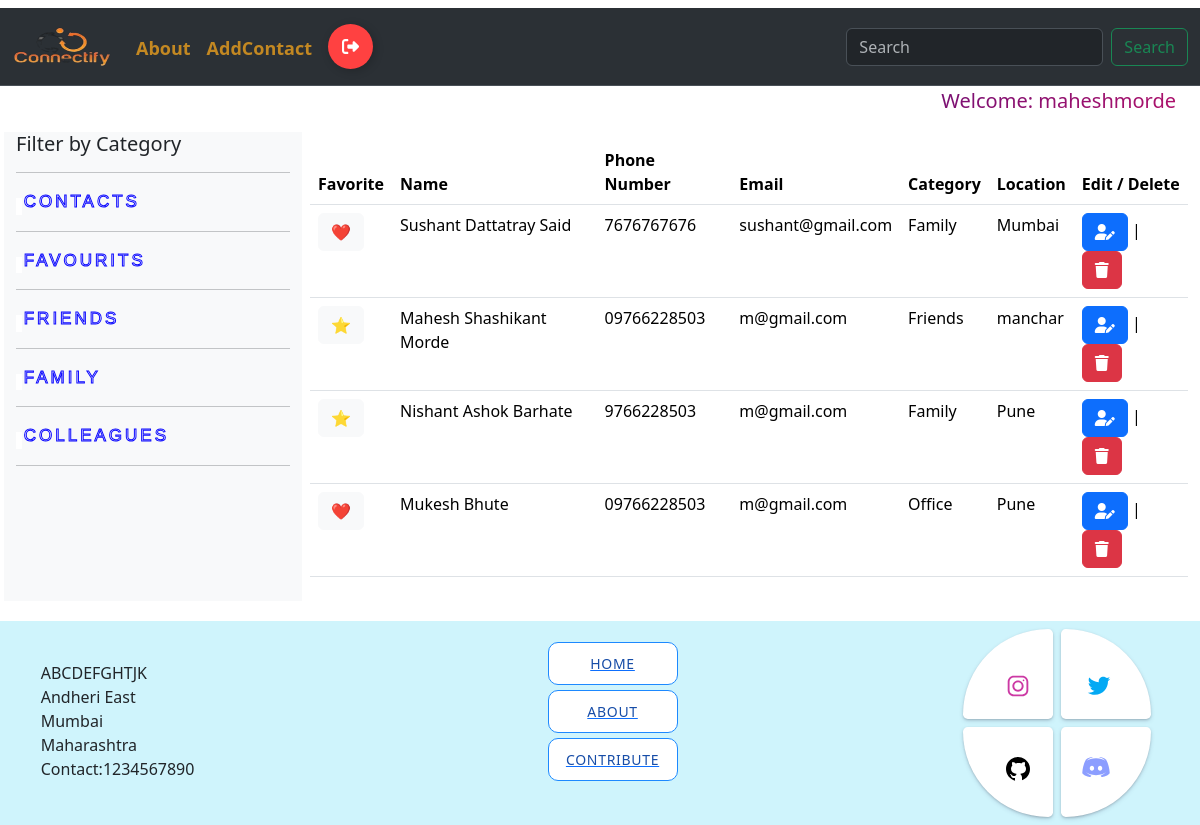
Page /home (signed in) on the committed database.
### connect/models.py (models this page shows, shortened)
class Contact(models.Model):
    cat_choice = [
        (1, "Friends"),
        (2, "Family"),
        (3, "Office")
    ]
    name = models.CharField(max_length=255, verbose_name="Name")
    phone_number = models.CharField(max_length=20, verbose_name="Phon Number")
    email = models.EmailField()
    addtoFva = models.BooleanField(default=False)
    category = models.IntegerField(choices=cat_choice, blank=True)
    location = models.CharField(max_length=255)
    uname = models.CharField(max_length=255)

### connect/views.py (the view)
# urls.py: 2. Add a URL to urlpatterns:  path('', views.home, name='home')
def home(request):
    c = Contact.objects.filter(uname=request.user.username)
    context = {'contact': c}
    return render(request, "home.html", context)

### connect/templates/home.html (shortened to what this page needs)
{% extends "base.html" %}
{% block 'main' %}
<head>
</head>
<div class="row p-3">
    <div class="col-md-3 bg-light" style="min-height: 55vh; max-height: auto;">
        <h5>
            Filter by Category
        </h5>
        <hr>
        <a href="/home"><button class="button" data-text="Awesome">
            <span class="actual-text">&nbsp;Contacts&nbsp;</span>
            <span aria-hidden="true" class="hover-text">&nbsp;Contacts&nbsp;</span>
        </button></a> <hr>
        <a href="../../send/fav"><button class="button" data-text="Awesome">
            <span class="actual-text">&nbsp;Favourits&nbsp;</span>
            <span aria-hidden="true" class="hover-text">&nbsp;Favourits&nbsp;</span>
        </button></a> <hr>
        <a href="../../send/1"><button class="button" data-text="Awesome">
            <span class="actual-text">&nbsp;Friends&nbsp;</span>
            <span aria-hidden="true" class="hover-text">&nbsp;Friends&nbsp;</span>
        </button></a> <hr>
        <a href="../../send/2"><button class="button" data-text="Awesome">
            <span class="actual-text">&nbsp;Family&nbsp;</span>
            <span aria-hidden="true" class="hover-text">&nbsp;Family&nbsp;</span>
        </button></a> <hr>
        <a href="../../send/3"><button class="button" data-text="Awesome">
            <span class="actual-text">&nbsp;Colleagues&nbsp;</span>
            <span aria-hidden="true" class="hover-text">&nbsp;Colleagues&nbsp;</span>
        </button></a> <hr>
    </div>
    <div class="col-md-9 p-2">
        <table class="table">
            <thead>
                <tr>
                    <th>Favorite</th>
                    <th>Name</th>
                    <th>Phone Number</th>
                    <th>Email</th>
                    <th>Category</th>
                    <th>Location</th>
                    <th>Edit / Delete</th>
                </tr>
            </thead>
            <tbody>
                {% for c in contact %}
                    <tr>
                        <td>
                            {% if c.addtoFva %}
                                <button class="btn btn-light toggle-favorite" data-contact-id="{{ c.id }}">❤️</button>
                            {% else %}
                                <button class="btn btn-light toggle-favorite" data-contact-id="{{ c.id }}">⭐️</button>
                            {% endif %}
                        </td>
                        <td>{{ c.name }}</td>
                        <td>{{ c.phone_number }}</td>
                        <td>{{ c.email }}</td>
                        <td>{{ c.get_category_display }}</td>
                        <td>{{ c.location }}</td>
                        <td>
                            <a href="../edit_contact/{{c.id}}" ><button class="btn btn-primary"><i class="fa-solid fa-user-pen"></i></button></a> |
                            <a href="../delete_contact/{{c.id}}" ><button class="btn btn-danger"><i class="fa-solid fa-trash"></i></button></a>
                        </td>
                    </tr>
                {% endfor %}
            </tbody>
        </table>
    </div>
</div>
{% endblock 'main' %}

### connect/templates/base.html
{% include "header.html" %}
<head><script src="https://code.jquery.com/jquery-3.6.4.min.js"></script></head>
<link rel="stylesheet" href="https://cdnjs.cloudflare.com/ajax/libs/font-awesome/4.7.0/css/font-awesome.min.css">
{% block 'main' %}
{% endblock 'main' %}
{% include "footer.html" %}

### connect/templates/header.html (shortened to what this page needs)
{% load static %}
<!DOCTYPE html>
<html lang="en">
<head>
    <link rel = "stylesheet" href="{% static 'css/bootstrap.min.css' %}">
    <link rel="stylesheet" href="https://cdn.jsdelivr.net/npm/bootstrap-icons@1.11.2/font/bootstrap-icons.min.css">
    <link rel="stylesheet" href="https://cdnjs.cloudflare.com/ajax/libs/font-awesome/6.0.0/css/all.min.css"
/>
</head>
<body>
  <div class="con">
    <div class="row">
        <div class="col-md-12 mt-2">
            <nav class="navbar navbar-expand-lg bg-body-tertiary navbar bg-dark border-bottom border-body" data-bs-theme="dark">
                <div class="container-fluid">
                  <a class="navbar-brand" href="/home"><img src="{% static 'images/app_crop_logo.png' %}" style="height: 40px; width: 100px;"></a>
                  <div class="collapse navbar-collapse" id="navbarSupportedContent">
                    <ul class="navbar-nav me-auto mb-2 mb-lg-0">
                      <li class="nav-item">
                        <a class="nav-link" href="{% url 'about' %}" style="font-weight: bold; font-size: large; margin-top: 11px; color: #c38822;">About</a>
                      </li>
                    <li class="nav-item">
                      <a class="nav-link" href="{% url 'add_contact' %}" style="font-weight: bold; font-size: large; margin-top: 11px; color: #c38822;">AddContact</a>
                    </li>
                    {% if user.is_authenticated %}
                    <li class="nav-item">
                      <a class="nav-link" href="/logout">
                        <button class="Btn-logout">
                          <div class="sign"></div>
                        </button>
                      </a>
                    </li>
                    {% endif %}
                    </ul>
                    <form class="d-flex" role="search" method="get" action="{% url 'search_contact' %}">
                      <input class="form-control me-2" name="searchfield" type="search" placeholder="Search" aria-label="Search">
                      <button class="btn btn-outline-success" type="submit">Search</button>
                    </form>
                  </div>
                </div>
              </nav>
        </div>
    </div>
</div>
<a style="margin-right: 2%; text-align: right; display: block; margin-left: auto;" class="animate-charcter">Welcome: {{ request.user.username }}</a>
</body>
</html>

### connect/templates/footer.html (shortened to what this page needs)
<!DOCTYPE html>
<html lang="en">
<head>
    <link rel="stylesheet" href="https://cdn.jsdelivr.net/npm/bootstrap-icons@1.11.2/font/bootstrap-icons.min.css">
    <link rel="stylesheet" href="../static/css/style.css">
</head>
<body>
    <div class="row bg-info-subtle mt-1">
        <div class="col-md-3 p-3" style="margin-left: 3%;">
          <br>
            ABCDEFGHTJK<br>
            Andheri East<br>
            Mumbai<br>
            Maharashtra<br>
            Contact:1234567890
        </div>
        <div class="col-md-3 p-3" style="margin-left: 16%;">
            <a href="../home"><button class="btn-shine">
                <span>Home</span>
            </button></a>
            <a href="../about"><button class="btn-shine">
                <span>About</span>
            </button></a>
            <a href="../contrib"><button class="btn-shine">
                <span>Contribute</span>
            </button></a>
        </div>
        <div class="col-md-2 p-2" style="margin-left: 10%;">
          <div class="main">
            <div class="up">
              <button class="card1">
              </button>
              <button class="card2">
              </button>
            </div>
            <div class="down">
              <button class="card3">
              </button>
              <button class="card4">
              </button>
            </div>
          </div>
        </div>
    </div>
</body>
</html>

### connect/templates/header.html (style rules this page uses)
.animate-charcter { background-image: linear-gradient( -225deg, #231557 0%, #44107a 29%, #ff1361 67%, #fff800 100% ); background-size: auto auto; background-clip: border-box; background-size: 200% auto; color: #fff; background-clip: text; -webkit-text-fill-color: transparent; -webkit-background-clip: text; -webkit-text-fill-color: transparent; animation: textclip 2s linear infinite; display: inline-block; font-size: 20px; }
.Btn-logout { display: flex; align-items: center; justify-content: flex-start; width: 45px; height: 45px; border: none; border-radius: 50%; cursor: pointer; position: relative; overflow: hidden; transition-duration: .3s; box-shadow: 2px 2px 10px rgba(0, 0, 0, 0.199); background-color: rgb(255, 65, 65); }
.sign { width: 100%; transition-duration: .3s; display: flex; align-items: center; justify-content: center; }
.sign svg { width: 17px; }

### connect/templates/home.html (style rules this page uses)
.button { margin: 0; height: auto; background: transparent; padding: 0; border: none; cursor: pointer; }
.button { --border-right: 6px; --text-stroke-color: rgba(4, 0, 255, 0.965); --animation-color: #ffffff; --fs-size: 2em; letter-spacing: 3px; text-decoration: none; font-size: var(--fs-size); font-family: "Arial"; position: relative; text-transform: uppercase; color: transparent; -webkit-text-stroke: 1px var(--text-stroke-color); font-size: 17px }
.hover-text { position: absolute; box-sizing: border-box; content: attr(data-text); color: var(--animation-color); width: 0%; inset: 0; border-right: var(--border-right) solid var(--animation-color); overflow: hidden; transition: 0.5s; -webkit-text-stroke: 1px var(--animation-color); margin-top:9px; }

### connect/templates/footer.html (style rules this page uses)
.main { display: flex; flex-direction: column; gap: 0.5em; }
.up { display: flex; flex-direction: row; gap: 0.5em; }
.down { display: flex; flex-direction: row; gap: 0.5em; }
.card1 { width: 90px; height: 90px; outline: none; border: none; background: white; border-radius: 90px 5px 5px 5px; box-shadow: rgba(50, 50, 93, 0.25) 0px 2px 5px -1px, rgba(0, 0, 0, 0.3) 0px 1px 3px -1px; transition: .2s ease-in-out; }
.instagram { margin-top: 1.5em; margin-left: 1.2em; fill: #cc39a4; }
.card2 { width: 90px; height: 90px; outline: none; border: none; background: white; border-radius: 5px 90px 5px 5px; box-shadow: rgba(50, 50, 93, 0.25) 0px 2px 5px -1px, rgba(0, 0, 0, 0.3) 0px 1px 3px -1px; transition: .2s ease-in-out; }
.twitter { margin-top: 1.5em; margin-left: -.9em; fill: #03A9F4; }
.card3 { width: 90px; height: 90px; outline: none; border: none; background: white; border-radius: 5px 5px 5px 90px; box-shadow: rgba(50, 50, 93, 0.25) 0px 2px 5px -1px, rgba(0, 0, 0, 0.3) 0px 1px 3px -1px; transition: .2s ease-in-out; }
.github { margin-top: -.6em; margin-left: 1.2em; }
.card4 { width: 90px; height: 90px; outline: none; border: none; background: white; border-radius: 5px 5px 90px 5px; box-shadow: rgba(50, 50, 93, 0.25) 0px 2px 5px -1px, rgba(0, 0, 0, 0.3) 0px 1px 3px -1px; transition: .2s ease-in-out; }
.discord { margin-top: -.9em; margin-left: -1.2em; fill: #8c9eff; }
.btn-shine { position: relative; width: 130px; margin: 5px; padding: 10px 22px; outline: none; text-decoration: none; display: flex; justify-content: center; align-items: center; cursor: pointer; text-transform: uppercase; background-color: #fff; border: 1px solid rgba(22, 76, 167, 0.6); border-radius: 10px; color: #1d89ff; font-weight: 400; font-family: inherit; z-index: 0; overflow: hidden; transition: all 0.3s cubic-bezier(0.02, 0.01, 0.47, 1); }
.btn-shine span { color: #164ca7; font-size: 14px; font-weight: 500; letter-spacing: 0.7px; }
.btn-shine { border: 1px solid; overflow: hidden; position: relative; }
.btn-shine span { z-index: 20; }
.btn-shine:after { background: #38ef7d; content: ""; height: 155px; left: -75px; opacity: 0.4; position: absolute; top: -50px; transform: rotate(35deg); transition: all 550ms cubic-bezier(0.19, 1, 0.22, 1); width: 50px; z-index: -10; }

### rows in the picture
Contact: name "Sushant Dattatray Said", phone_number "7676767676", email "sushant@gmail.com", category "Family", location "Mumbai"
Contact: name "Mahesh Shashikant Morde", phone_number "09766228503", email "m@gmail.com", category "Friends", location "manchar"
Contact: name "Nishant Ashok Barhate", phone_number "9766228503", email "m@gmail.com", category "Family", location "Pune"
Contact: name "Mukesh Bhute", phone_number "09766228503", email "m@gmail.com", category "Office", location "Pune"

### other values in the picture
{{ request.user.username }} "maheshmorde"
